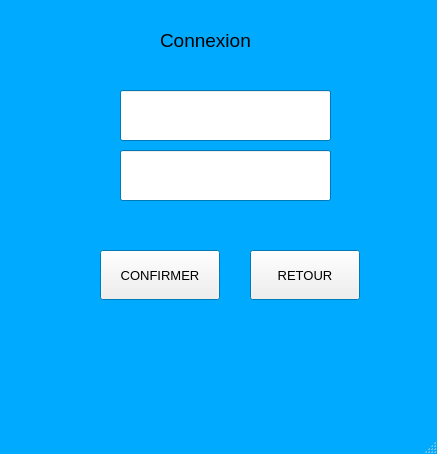
<?xml version="1.0" encoding="UTF-8"?>
<ui version="4.0">
 <class>MainWindow</class>
 <widget class="QMainWindow" name="MainWindow">
  <property name="geometry">
   <rect>
    <x>0</x>
    <y>0</y>
    <width>437</width>
    <height>454</height>
   </rect>
  </property>
  <property name="palette">
   <palette>
    <active>
     <colorrole role="Base">
      <brush brushstyle="SolidPattern">
       <color alpha="255">
        <red>255</red>
        <green>255</green>
        <blue>255</blue>
       </color>
      </brush>
     </colorrole>
     <colorrole role="Window">
      <brush brushstyle="SolidPattern">
       <color alpha="255">
        <red>0</red>
        <green>170</green>
        <blue>255</blue>
       </color>
      </brush>
     </colorrole>
    </active>
    <inactive>
     <colorrole role="Base">
      <brush brushstyle="SolidPattern">
       <color alpha="255">
        <red>255</red>
        <green>255</green>
        <blue>255</blue>
       </color>
      </brush>
     </colorrole>
     <colorrole role="Window">
      <brush brushstyle="SolidPattern">
       <color alpha="255">
        <red>0</red>
        <green>170</green>
        <blue>255</blue>
       </color>
      </brush>
     </colorrole>
    </inactive>
    <disabled>
     <colorrole role="Base">
      <brush brushstyle="SolidPattern">
       <color alpha="255">
        <red>0</red>
        <green>170</green>
        <blue>255</blue>
       </color>
      </brush>
     </colorrole>
     <colorrole role="Window">
      <brush brushstyle="SolidPattern">
       <color alpha="255">
        <red>0</red>
        <green>170</green>
        <blue>255</blue>
       </color>
      </brush>
     </colorrole>
    </disabled>
   </palette>
  </property>
  <property name="font">
   <font>
    <pointsize>10</pointsize>
   </font>
  </property>
  <property name="focusPolicy">
   <enum>Qt::NoFocus</enum>
  </property>
  <property name="windowTitle">
   <string>MainWindow</string>
  </property>
  <widget class="QWidget" name="centralwidget">
   <widget class="QLabel" name="Tittre1">
    <property name="geometry">
     <rect>
      <x>160</x>
      <y>10</y>
      <width>191</width>
      <height>61</height>
     </rect>
    </property>
    <property name="font">
     <font>
      <pointsize>14</pointsize>
     </font>
    </property>
    <property name="text">
     <string>Connexion</string>
    </property>
   </widget>
   <widget class="QLineEdit" name="Id1">
    <property name="geometry">
     <rect>
      <x>120</x>
      <y>90</y>
      <width>211</width>
      <height>51</height>
     </rect>
    </property>
    <property name="text">
     <string/>
    </property>
   </widget>
   <widget class="QLineEdit" name="MDP1">
    <property name="geometry">
     <rect>
      <x>120</x>
      <y>150</y>
      <width>211</width>
      <height>51</height>
     </rect>
    </property>
    <property name="text">
     <string/>
    </property>
   </widget>
   <widget class="QPushButton" name="Confirmer1">
    <property name="geometry">
     <rect>
      <x>100</x>
      <y>250</y>
      <width>120</width>
      <height>50</height>
     </rect>
    </property>
    <property name="text">
     <string>CONFIRMER</string>
    </property>
   </widget>
   <widget class="QPushButton" name="Retour1">
    <property name="geometry">
     <rect>
      <x>250</x>
      <y>250</y>
      <width>110</width>
      <height>50</height>
     </rect>
    </property>
    <property name="text">
     <string>RETOUR</string>
    </property>
   </widget>
  </widget>
  <widget class="QMenuBar" name="menubar">
   <property name="geometry">
    <rect>
     <x>0</x>
     <y>0</y>
     <width>437</width>
     <height>20</height>
    </rect>
   </property>
  </widget>
  <widget class="QStatusBar" name="statusbar"/>
 </widget>
 <resources/>
 <connections/>
</ui>
